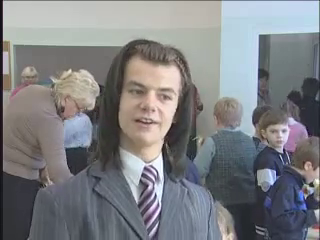
#> input picture frame 84 of video.mp4, 320 x 240 px
$ python main.py
#> lines starting #> are read from the running program, lines starting #| are printed output that depends on the picture; after the words box and inside, x2 and y2 are one past the last pixel; in counts of white or black regions, pixels touching at a corner belong together
import cv2
import numpy as np
from PIL import Image
import imutils

face_cascade = cv2.CascadeClassifier('haarcascade_frontalface_default.xml')
cap = cv2.VideoCapture("video.mp4")
fourcc = cv2.VideoWriter_fourcc(*'XVID')


while True:

    ret, frame = cap.read()
#> frame is the input picture: shape (240, 320, 3); mean B, G, R 130.9, 127.7, 126.5
    # frame = imutils.resize(frame, width=400)
    #
    # (height, widht) = frame.shape[:2]
    # img_blob = cv2.dnn.blobFromImage(frame, 1.0, (300, 300),
    #                              (104.0, 177.0, 123.0))
    # model.setInput(img_blob)
    # detect = model.forward()


    gray = cv2.cvtColor(frame, cv2.COLOR_BGR2GRAY)
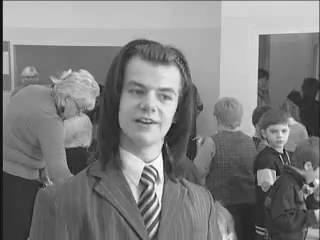
#> gray: shape (240, 320); min 14, max 255, mean 127.7
    faces = face_cascade.detectMultiScale(image=gray, minNeighbors=5, minSize=(15, 15), scaleFactor=1.05, maxSize=(60, 60))
#> faces = [[265, 120, 29, 29], [123, 72, 54, 54]]
    i = 1
    for (x, y, w, h) in faces:
        cv2.rectangle(frame, (x, y), (x + w, y + h), (25, 0, 0), thickness=-1)
        i += 1
#> this loop made 2 passes
#> (x, y, w, h, i) on passes 1 to 2: (265, 120, 29, 29, 2), (123, 72, 54, 54, 3)
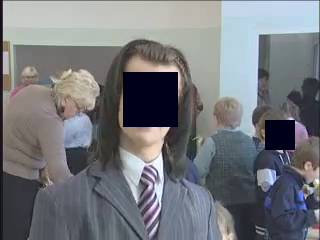
#> frame: shape (240, 320, 3); 5.11% of pixels changed, all inside (x1, y1, x2, y2) = (123, 72, 295, 150)
#> after the loop, i = 3

    cv2.imshow('video feed', frame)

    if cv2.waitKey(1) & 0xFF == ord('q'):
#> (key q is pressed here)
        break

cap.release()
cv2.destroyAllWindows()

$ run again, starting later in the video
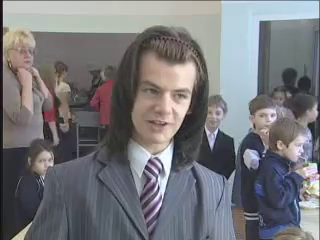
#> input picture frame 378 of video.mp4, 320 x 240 px
#> frame is the input picture: shape (240, 320, 3); mean B, G, R 121.8, 118.4, 118.4
#> `gray = cv2.cvtColor(frame, cv2.COLOR_BGR2GRAY)`:
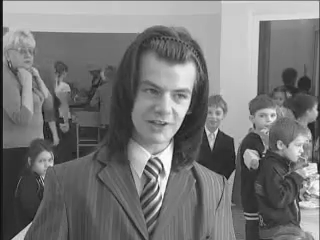
#> gray: shape (240, 320); min 12, max 255, mean 118.7
#> faces = [[255, 106, 26, 26], [289, 135, 26, 26], [34, 150, 25, 25], [139, 73, 55, 55]]
#> the loop `for (x, y, w, h) in faces:` made 4 passes
#> after the loop `for (x, y, w, h) in faces:`:
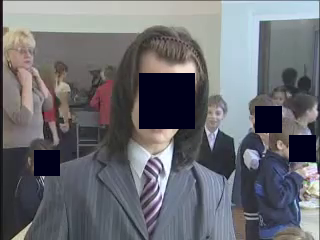
#> frame: shape (240, 320, 3); 6.86% of pixels changed, all inside (x1, y1, x2, y2) = (34, 73, 316, 176)
#> after the loop `for (x, y, w, h) in faces:`: i = 5

$ run again, starting later in the video
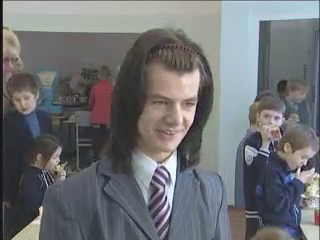
#> input picture frame 673 of video.mp4, 320 x 240 px
#> frame is the input picture: shape (240, 320, 3); mean B, G, R 114.7, 112, 110.7
#> `gray = cv2.cvtColor(frame, cv2.COLOR_BGR2GRAY)`:
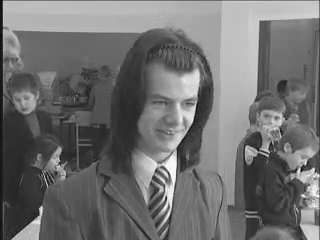
#> gray: shape (240, 320); min 5, max 255, mean 111.9
#> faces = [[9, 89, 27, 27], [149, 84, 53, 53]]
#> the loop `for (x, y, w, h) in faces:` made 2 passes
#> (x, y, w, h, i) on passes 1 to 2: (9, 89, 27, 27, 2), (149, 84, 53, 53, 3)
#> after the loop `for (x, y, w, h) in faces:`:
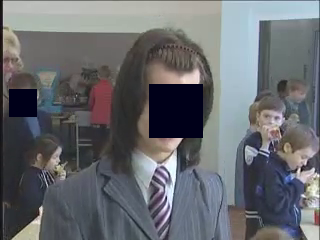
#> frame: shape (240, 320, 3); 4.82% of pixels changed, all inside (x1, y1, x2, y2) = (9, 84, 203, 138)
#> after the loop `for (x, y, w, h) in faces:`: i = 3
